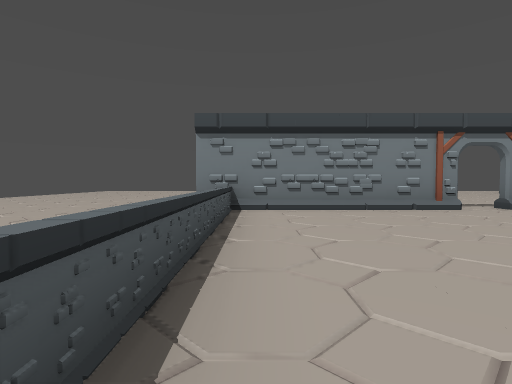
[1] (above)

13 first-person views from a walk through a level from a Godot 3-D game. The camera is 1.2 m above the floor, tilts 2° down and sees 80° across. The floor is counted in squares, 2 m on a side. Each view is taken from the middle of a square. On the plan, view 1 faces up. The plan holds only what a view shows up to about 9 squares ahead; the rest is blank. The place goes on beyond the plan. Flat picture figures and markers are left out.

[2]
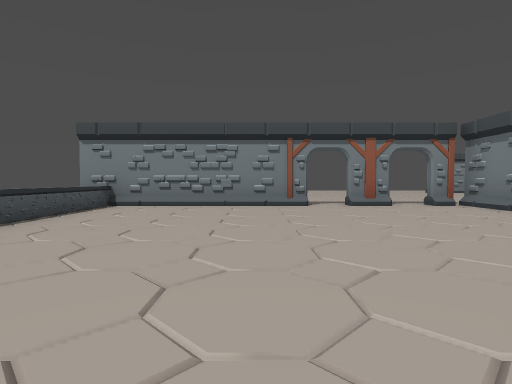

[3]
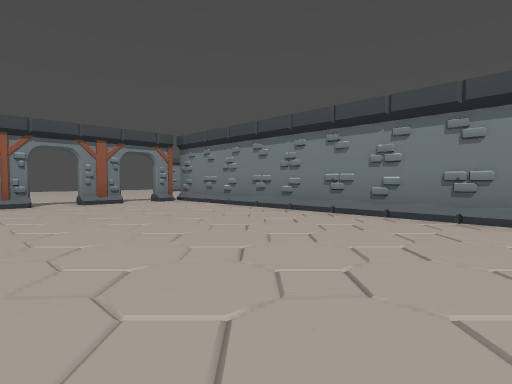

[4]
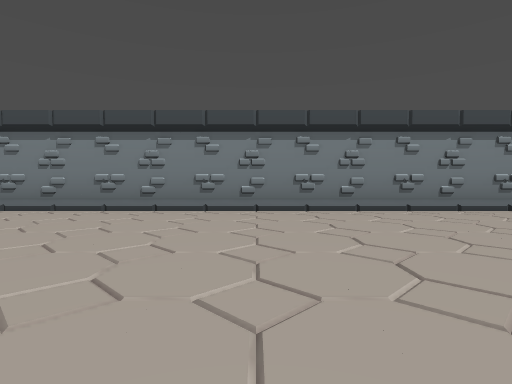

[5]
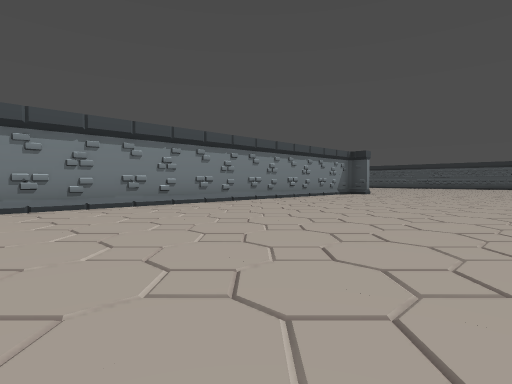

[6]
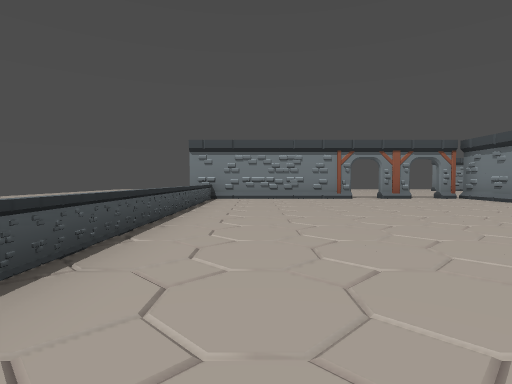

[7]
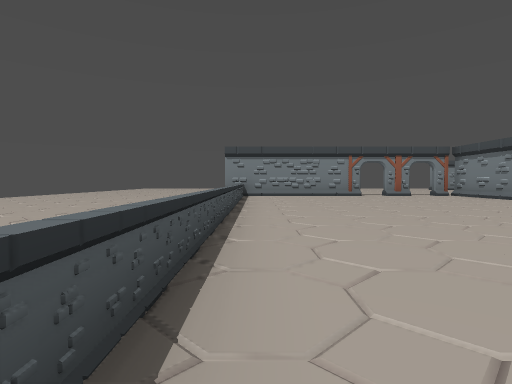

[8]
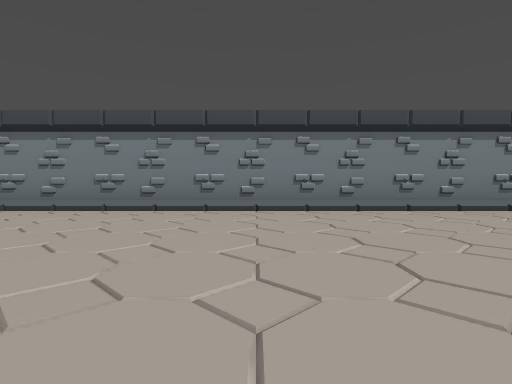

[9]
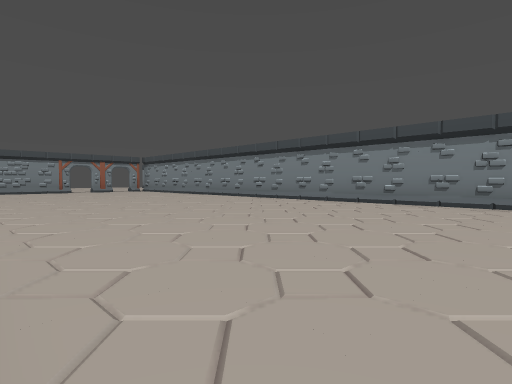

[10]
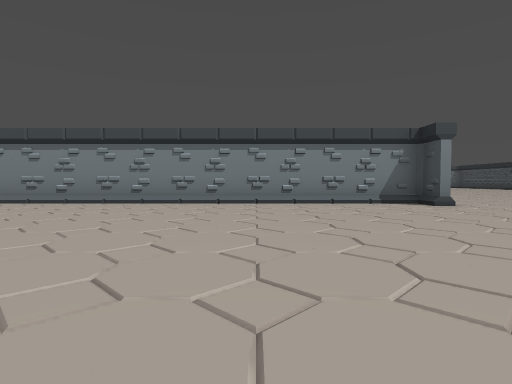

[11]
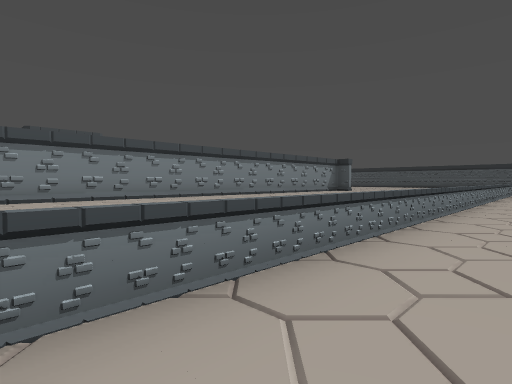

[12]
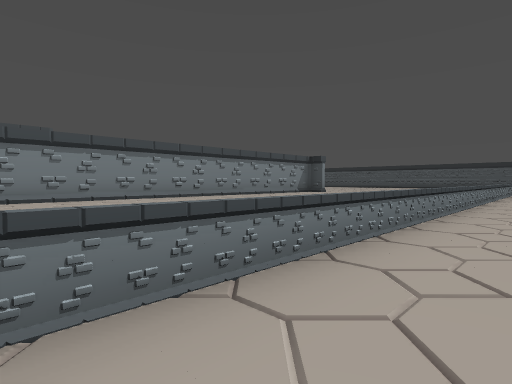

[13]
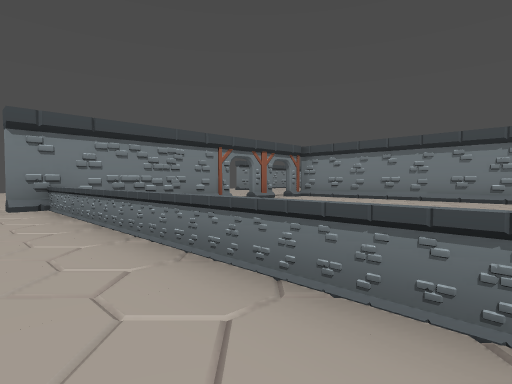

### Floor plan
Points are (right, up) in squares from view 1. A wall is a line through its corners. A room is listed if a view was taken in it or the views show most of it. See-through windows are left out.
Room 1 (views 1, 2, 3, 4, 5, 6, 7, 8, 9, 10)
walls: (7.2, -17.4) (8.1, -17.4) (8.1, 5.5); (4.2, 6.4) (-1.2, 6.4)
low walls: (-0.3, 0.9) (-0.6, 0.5); (-0.5, 6.4) (-0.5, -5.5)
ways out: opening at (6, 5.3) to room 2
Room 2 (views 11, 12, 13)
walls: (6.2, 6.4) (5.2, 6.4); (7.8, 6.4) (7.2, 6.4); (8.1, 5.5) (8.1, 6.5)
low walls: (-0.6, 0.5) (-0.8, 0.9); (-0.4, -1.1) (-0.7, -0.8) (-0.4, -0.4) (-0.8, 0.1); (-0.8, -3.4) (-0.4, -2.9); (-0.6, -14.4) (-0.6, 6.4)
ways out: opening at (6, 5.3) to room 1

Positions as (right, up) in squares from view 1, and headings:
1: (0, 0), facing up
2: (3, -1), facing up
3: (3, -2), facing up-right
4: (2, -4), facing right
5: (1, -4), facing down-right
6: (1, -4), facing up
7: (0, -6), facing up
8: (2, -10), facing right
9: (0, -11), facing up-right
10: (0, -13), facing right
11: (-2, 0), facing down-right
12: (-2, -3), facing down-right
13: (-2, -1), facing up-right
